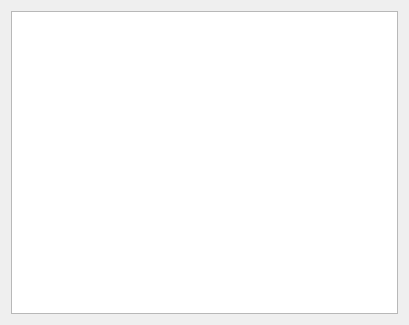
<?xml version="1.0" encoding="UTF-8"?>
<ui version="4.0">
 <class>myListTable</class>
 <widget class="QWidget" name="myListTable">
  <property name="geometry">
   <rect>
    <x>0</x>
    <y>0</y>
    <width>409</width>
    <height>325</height>
   </rect>
  </property>
  <property name="windowTitle">
   <string>myListTable</string>
  </property>
  <layout class="QHBoxLayout" name="horizontalLayout">
   <item>
    <widget class="QTableView" name="myListTableView"/>
   </item>
  </layout>
 </widget>
 <layoutdefault spacing="6" margin="11"/>
 <resources/>
 <connections/>
</ui>
